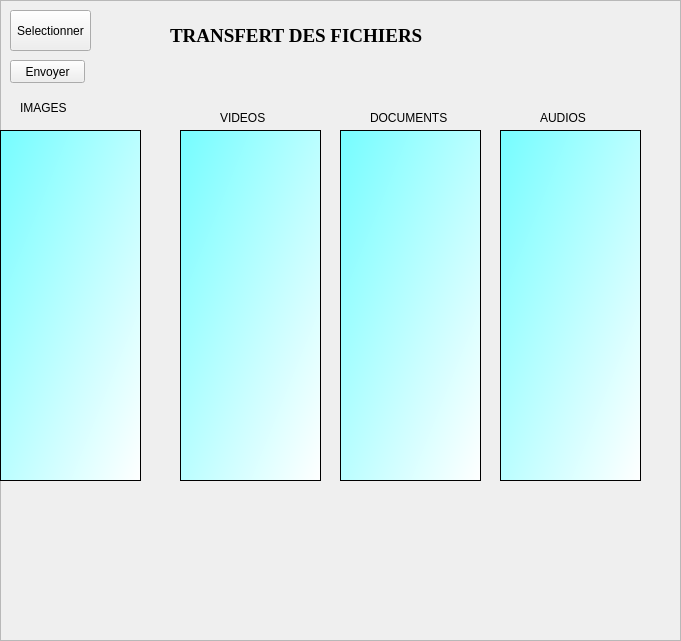
     <widget class="QFrame" name="frame_transfert">
      <property name="geometry">
       <rect>
        <x>240</x>
        <y>50</y>
        <width>681</width>
        <height>641</height>
       </rect>
      </property>
      <property name="styleSheet">
       <string notr="true">backgroud-color:rgb(170, 0, 127)</string>
      </property>
      <property name="frameShape">
       <enum>QFrame::StyledPanel</enum>
      </property>
      <property name="frameShadow">
       <enum>QFrame::Raised</enum>
      </property>
      <widget class="QListView" name="z_document">
       <property name="geometry">
        <rect>
         <x>340</x>
         <y>130</y>
         <width>141</width>
         <height>351</height>
        </rect>
       </property>
       <property name="styleSheet">
        <string notr="true">background-color:qlineargradient(spread:repeat, x1:0, y1:0, x2:1, y2:1, stop:0 rgba(117, 253, 255, 255), stop:1 rgba(255, 255, 255, 255))</string>
       </property>
      </widget>
      <widget class="QListView" name="z_audio">
       <property name="geometry">
        <rect>
         <x>500</x>
         <y>130</y>
         <width>141</width>
         <height>351</height>
        </rect>
       </property>
       <property name="styleSheet">
        <string notr="true">background-color:qlineargradient(spread:repeat, x1:0, y1:0, x2:1, y2:1, stop:0 rgba(117, 253, 255, 255), stop:1 rgba(255, 255, 255, 255))</string>
       </property>
      </widget>
      <widget class="QListView" name="z_image">
       <property name="geometry">
        <rect>
         <x>0</x>
         <y>130</y>
         <width>141</width>
         <height>351</height>
        </rect>
       </property>
       <property name="styleSheet">
        <string notr="true">background-color:qlineargradient(spread:repeat, x1:0, y1:0, x2:1, y2:1, stop:0 rgba(117, 253, 255, 255), stop:1 rgba(255, 255, 255, 255))</string>
       </property>
      </widget>
      <widget class="QLabel" name="label_3">
       <property name="geometry">
        <rect>
         <x>220</x>
         <y>110</y>
         <width>71</width>
         <height>16</height>
        </rect>
       </property>
       <property name="text">
        <string>VIDEOS</string>
       </property>
      </widget>
      <widget class="QLabel" name="label_4">
       <property name="geometry">
        <rect>
         <x>170</x>
         <y>20</y>
         <width>261</width>
         <height>31</height>
        </rect>
       </property>
       <property name="font">
        <font>
         <family>Times New Roman</family>
         <pointsize>14</pointsize>
         <weight>75</weight>
         <bold>true</bold>
        </font>
       </property>
       <property name="text">
        <string>TRANSFERT DES FICHIERS</string>
       </property>
      </widget>
      <widget class="QLabel" name="label_5">
       <property name="geometry">
        <rect>
         <x>370</x>
         <y>110</y>
         <width>111</width>
         <height>16</height>
        </rect>
       </property>
       <property name="text">
        <string>DOCUMENTS</string>
       </property>
      </widget>
      <widget class="QLabel" name="label_6">
       <property name="geometry">
        <rect>
         <x>20</x>
         <y>100</y>
         <width>71</width>
         <height>16</height>
        </rect>
       </property>
       <property name="text">
        <string>IMAGES</string>
       </property>
      </widget>
      <widget class="QLabel" name="label_7">
       <property name="geometry">
        <rect>
         <x>540</x>
         <y>110</y>
         <width>71</width>
         <height>16</height>
        </rect>
       </property>
       <property name="text">
        <string>AUDIOS</string>
       </property>
      </widget>
      <widget class="QListView" name="z_video">
       <property name="geometry">
        <rect>
         <x>180</x>
         <y>130</y>
         <width>141</width>
         <height>351</height>
        </rect>
       </property>
       <property name="styleSheet">
        <string notr="true">background-color:qlineargradient(spread:repeat, x1:0, y1:0, x2:1, y2:1, stop:0 rgba(117, 253, 255, 255), stop:1 rgba(255, 255, 255, 255))</string>
       </property>
      </widget>
      <widget class="QPushButton" name="select_file">
       <property name="geometry">
        <rect>
         <x>10</x>
         <y>10</y>
         <width>81</width>
         <height>41</height>
        </rect>
       </property>
       <property name="text">
        <string>Selectionner</string>
       </property>
      </widget>
      <widget class="QLabel" name="zone_name_file">
       <property name="geometry">
        <rect>
         <x>90</x>
         <y>65</y>
         <width>241</width>
         <height>31</height>
        </rect>
       </property>
       <property name="text">
        <string/>
       </property>
      </widget>
      <widget class="QPushButton" name="send_file">
       <property name="geometry">
        <rect>
         <x>10</x>
         <y>60</y>
         <width>75</width>
         <height>23</height>
        </rect>
       </property>
       <property name="text">
        <string>Envoyer</string>
       </property>
      </widget>
      <widget class="QLabel" name="zone_progression">
       <property name="geometry">
        <rect>
         <x>50</x>
         <y>88</y>
         <width>551</width>
         <height>21</height>
        </rect>
       </property>
       <property name="font">
        <font>
         <family>Lucida Calligraphy</family>
         <pointsize>6</pointsize>
        </font>
       </property>
       <property name="text">
        <string/>
       </property>
      </widget>
     </widget>
